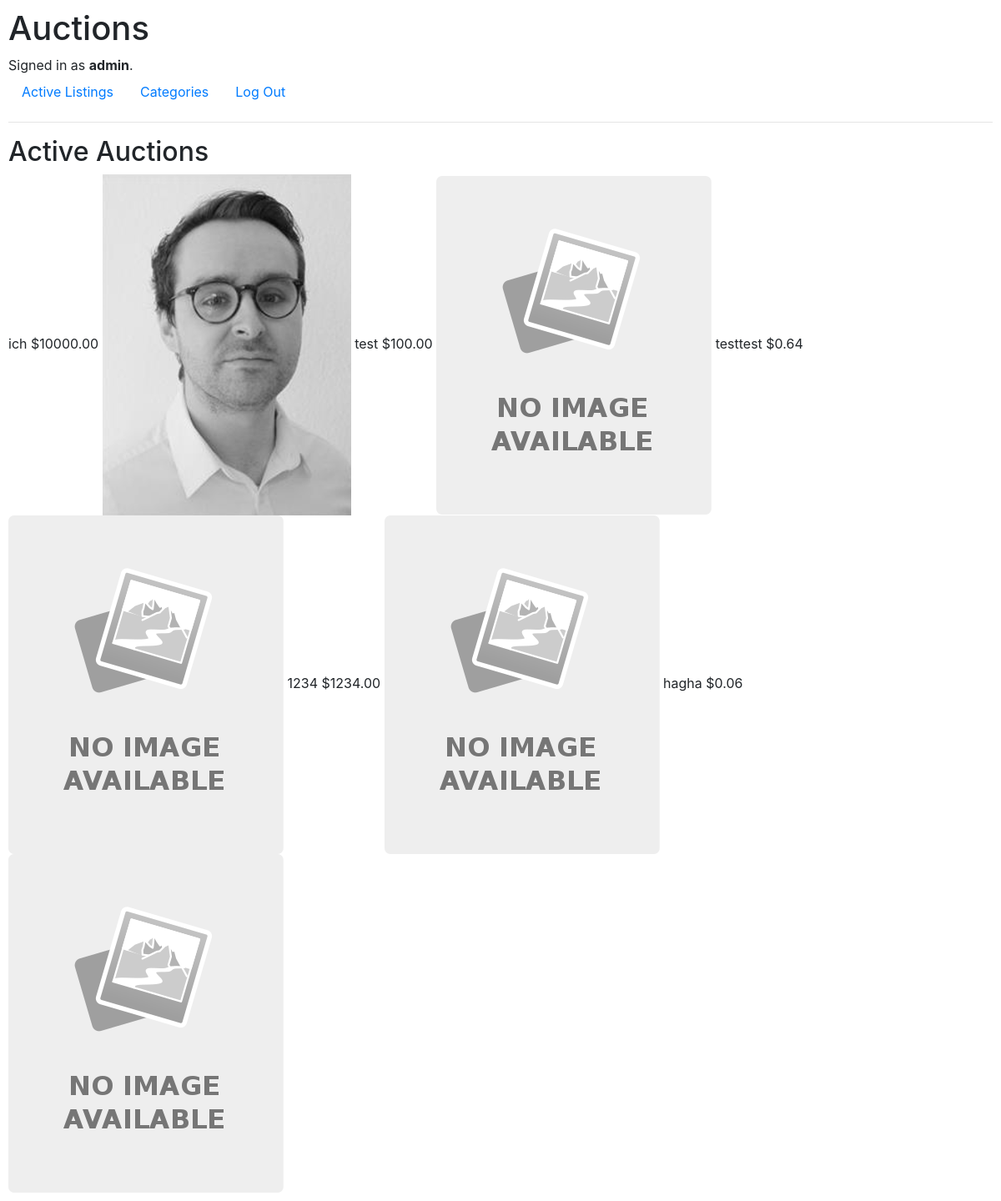
Screenshot of / (signed in) with the database file from the repository.
### auctions/models.py (models this page shows, shortened)
class User(AbstractUser):
    pass

class Listing(models.Model):
    item_name = models.CharField(max_length=128)
    item_description = models.TextField()
    starting_price = models.DecimalField(decimal_places=2, max_digits=8, validators=[MinValueValidator(0.01)])
    image = models.ImageField(upload_to="", blank=True, default="noimage.svg.png")
    image_url = models.URLField(blank=True)
    category = models.ForeignKey(Category, on_delete=models.CASCADE, related_name="listings")
    user = models.ForeignKey(User, on_delete=models.CASCADE, related_name="listings")
    active = models.BooleanField(default=True)

### auctions/views.py (the view)
# urls.py: path("", views.index, name="index"),
def index(request):
    active_listings = Listing.objects.all().filter(active=True)
    return render(
        request,
        "auctions/index.html",
        {"auctions": active_listings, "title": "Active Auctions"},
    )

### auctions/templates/auctions/index.html
{% extends "auctions/layout.html" %}
{% block body %}
    <h2>{{ title }}</h2>
    {% for auction in auctions %}
    {{ auction.item_name }}
    ${{ auction.starting_price }}
<img src="{{auction.image.url}}" alt="">
    {% endfor %}
{% endblock %}

### auctions/templates/auctions/layout.html (shortened to what this page needs)
{% load static %}
<!DOCTYPE html>
<html lang="en">
    <head>
        <link rel="stylesheet" href="https://stackpath.bootstrapcdn.com/bootstrap/4.4.1/css/bootstrap.min.css">
        <link href="{% static 'auctions/styles.css' %}" rel="stylesheet">
    </head>
    <body>
        <h1>Auctions</h1>
        <div>
            {% if user.is_authenticated %}
                Signed in as <strong>{{ user.username }}</strong>.
            {% else %}
                Not signed in.
            {% endif %}
        </div>
        <ul class="nav">
            <li class="nav-item">
                <a class="nav-link" href="{% url 'index' %}">Active Listings</a>
            </li>
            <li class="nav-item">
                <a class="nav-link" href="{% url 'categories' %}">Categories</a>
            </li>
            {% if user.is_authenticated %}
                <li class="nav-item">
                    <a class="nav-link" href="{% url 'logout' %}">Log Out</a>
                </li>
            {% endif %}
        </ul>
        <hr>
        {% block body %}
        {% endblock %}
    </body>
</html>

### auctions/static/auctions/styles.css (style rules this page uses)
body { padding: 10px; }

### rows the page displays
User: username "admin"
Listing: item_name "ich", starting_price "10000.00", image (picture)
Listing: item_name "test", starting_price "100.00", image (placeholder picture)
Listing: item_name "testtest", starting_price "0.64", image (placeholder picture)
Listing: item_name "1234", starting_price "1234.00", image (placeholder picture)
Listing: item_name "hagha", starting_price "0.06", image (placeholder picture)

### other values shown
{{ title }} "Active Auctions"
